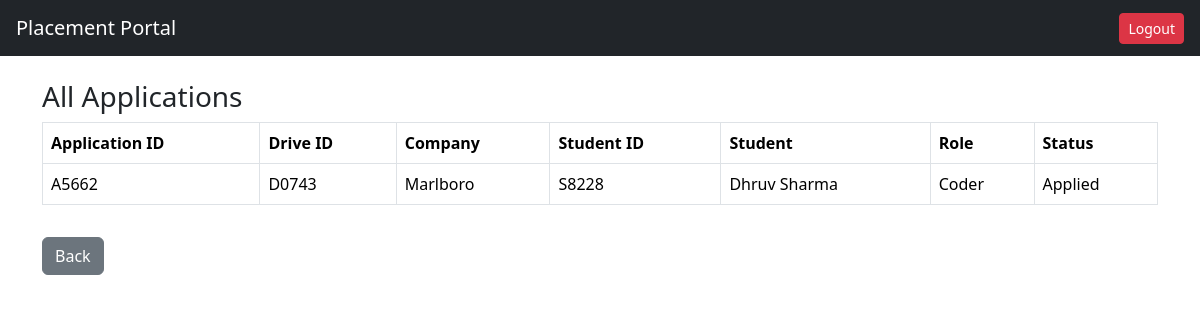
/admin/applications (signed in), run on an earlier commit of the app's database.
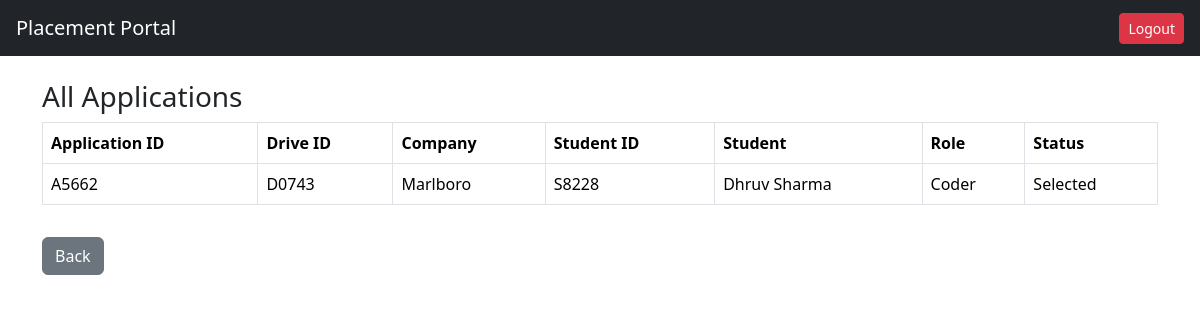
And on a later commit of the database.
### tables this page shows
CREATE TABLE application(
    id INTEGER PRIMARY KEY AUTOINCREMENT,
    application_uid TEXT,
    student_id INTEGER,
    drive_id INTEGER,
    status TEXT DEFAULT 'Applied',
    applied_on TEXT,
    UNIQUE(student_id, drive_id));

CREATE TABLE drive(
        id INTEGER PRIMARY KEY AUTOINCREMENT,
        drive_uid TEXT UNIQUE,
        company_id INTEGER,
        job_title TEXT,
        job_description TEXT,
        eligibility TEXT,
        deadline TEXT,
        status TEXT DEFAULT 'Pending'
    );

CREATE TABLE company(
        id INTEGER PRIMARY KEY AUTOINCREMENT,
        company_uid TEXT UNIQUE,
        company_name TEXT,
        hr_contact TEXT,
        email TEXT UNIQUE,
        password TEXT,
        website TEXT,
        approval_status TEXT DEFAULT 'Pending',
        is_active INTEGER DEFAULT 1
    );

CREATE TABLE student(
        id INTEGER PRIMARY KEY AUTOINCREMENT,
        student_uid TEXT UNIQUE,
        name TEXT,
        email TEXT UNIQUE,
        password TEXT,
        phone TEXT,
        resume TEXT,
        is_active INTEGER DEFAULT 1
    );

### app.py (the view)
@app.route("/admin/applications")
def admin_applications():
    if session.get("role") != "admin":
        return redirect("/")
    conn = get_connection()
    applications = conn.execute("""
SELECT
application.application_uid,
drive.drive_uid,
student.student_uid,
student.name,
drive.job_title,
company.company_name,
application.status
FROM application
JOIN student ON student.id = application.student_id
JOIN drive ON drive.id = application.drive_id
JOIN company ON company.id = drive.company_id
""").fetchall()
    return render_template(
        "admin_applications.html",
        applications=applications
    )

### models.py (called while the page is built)
def get_connection():
    conn = sqlite3.connect(DATABASE)
    conn.row_factory = sqlite3.Row
    return conn

### templates/admin_applications.html
{% extends "base.html" %}
{% block content %}
<h3>All Applications</h3>
<table class="table table-bordered">
<tr>
<th>Application ID</th>
<th>Drive ID</th>
<th>Company</th>
<th>Student ID</th>
<th>Student</th>
<th>Role</th>
<th>Status</th>
</tr>
{% for a in applications %}
<tr>
<td>{{ a.application_uid }}</td>
<td>{{ a.drive_uid }}</td>
<td>{{ a.company_name }}</td>
<td>{{ a.student_uid }}</td>
<td>{{ a.name }}</td>
<td>{{ a.job_title }}</td>
<td>{{ a.status }}</td>
</tr>
{% endfor %}
</table>
<a href="/admin" class="btn btn-secondary mt-3">
Back
</a>
{% endblock %}

What changed in the data, as far as the page shows it:
changed application "Marlboro": status "Applied" → "Selected"
